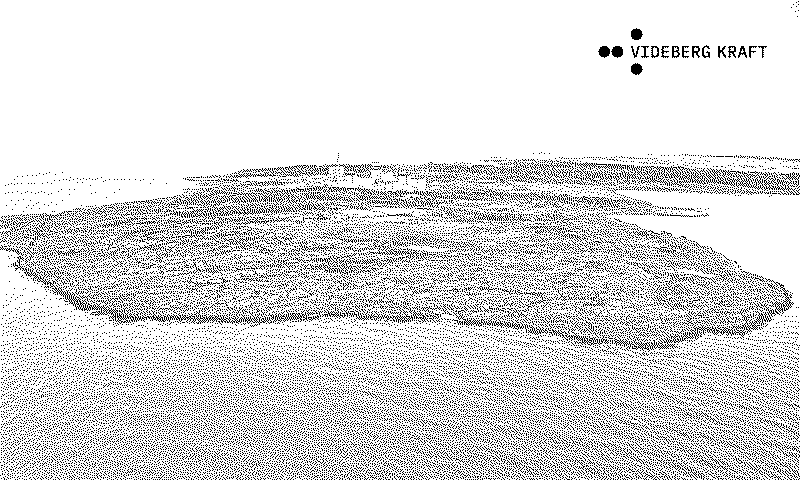
#> input picture display/reterminal-e1002/guestwifi-bg.png, 800 x 480 px
$ python epaper_dither.py ../display/reterminal-e1002/guestwifi-bg.png out.png
#> lines starting #> are read from the running program, lines starting #| are printed output that depends on the picture
#!/usr/bin/env python3
"""Gör om ett foto till en bakgrund för reTerminal E1002 (Spectra 6, 800x480).

Fotot beskärs och skalas till 800x480 och ditheras (Floyd–Steinberg) mot skärmens
sex färger. Valet av färg görs mot hur bläcket faktiskt ser ut (dämpade toner),
men filen sparas med rena färger så att ESPHome översätter dem exakt.

    python3 tools/epaper_dither.py foto.jpg display/reterminal-e1002/guestwifi-bg.png
    python3 tools/epaper_dither.py foto.jpg ut.png --lighten 0.35   # ljusare bakgrund
    python3 tools/epaper_dither.py foto.jpg ut.png --grayscale --crop-x 1   # svartvit, behåll högerkanten

--lighten blandar in vitt så att texten ovanpå syns tydligare (0 = oförändrat).
Kräver Pillow (pip install pillow).
"""
import argparse

from PIL import Image, ImageEnhance, ImageOps

# (ungefär uppmätt bläckfärg, ren färg som skärmdrivrutinen förväntar sig)
PALETTE = [
    ((25, 30, 33), (0, 0, 0)),          # svart
    ((232, 232, 228), (255, 255, 255)),  # vit
    ((235, 215, 60), (255, 255, 0)),     # gul
    ((175, 25, 30), (255, 0, 0)),        # röd
    ((35, 85, 180), (0, 0, 255)),        # blå
    ((40, 100, 50), (0, 255, 0)),        # grön
]


def main():
    ap = argparse.ArgumentParser(description=__doc__, formatter_class=argparse.RawDescriptionHelpFormatter)
    ap.add_argument("src")
    ap.add_argument("dst")
    ap.add_argument("--lighten", type=float, default=0.0, help="0–1, blanda in vitt")
    ap.add_argument("--saturation", type=float, default=1.2, help="färgmättnad före dithering")
    ap.add_argument("--grayscale", action="store_true", help="bara svart/vitt-dithering")
    ap.add_argument("--crop-x", type=float, default=0.5,
                    help="vad som behålls vid beskärning: 0 = vänsterkant, 0.5 = mitten, 1 = högerkant")
    a = ap.parse_args()

    img = ImageOps.fit(Image.open(a.src).convert("RGB"), (800, 480), Image.LANCZOS,
                       centering=(a.crop_x, 0.5))
#> img is the input picture: PIL image 800x480 RGB; 85.4% white; black in thin lines or dots
    if a.lighten > 0:
        img = Image.blend(img, Image.new("RGB", img.size, (255, 255, 255)), a.lighten)
    img = ImageEnhance.Color(img).enhance(0 if a.grayscale else a.saturation)

    colors = PALETTE[:2] if a.grayscale else PALETTE
    pal = Image.new("P", (1, 1))
    flat = [c for measured, _ in colors for c in measured]
    pal.putpalette(flat + [0] * (768 - len(flat)))
    dithered = img.quantize(palette=pal, dither=Image.Dither.FLOYDSTEINBERG)
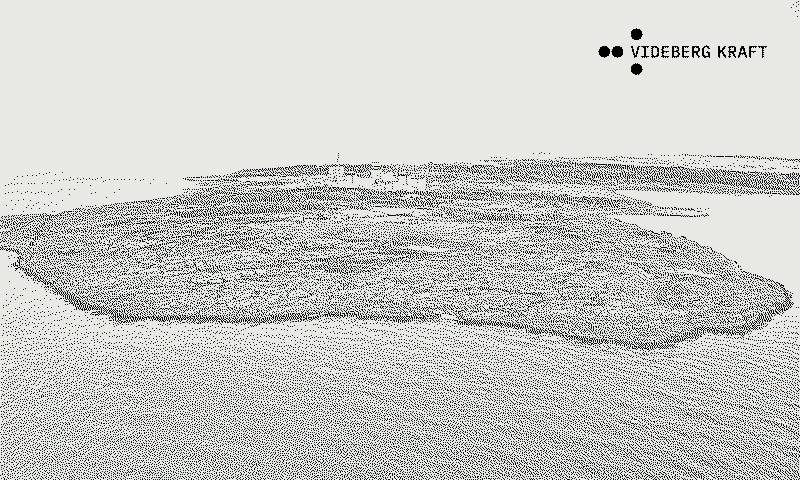
#> dithered: PIL image 800x480 P; mean R, G, B 201.1, 201.7, 198.6

    # Byt bläckfärgerna mot rena färger (samma index i paletten).
    pure = [c for _, p in colors for c in p]
    dithered.putpalette(pure + [0] * (768 - len(pure)))
    dithered.convert("RGB").save(a.dst)
    print(f"sparade {a.dst} (800x480, {len(colors)} färger)")


if __name__ == "__main__":
    main()
